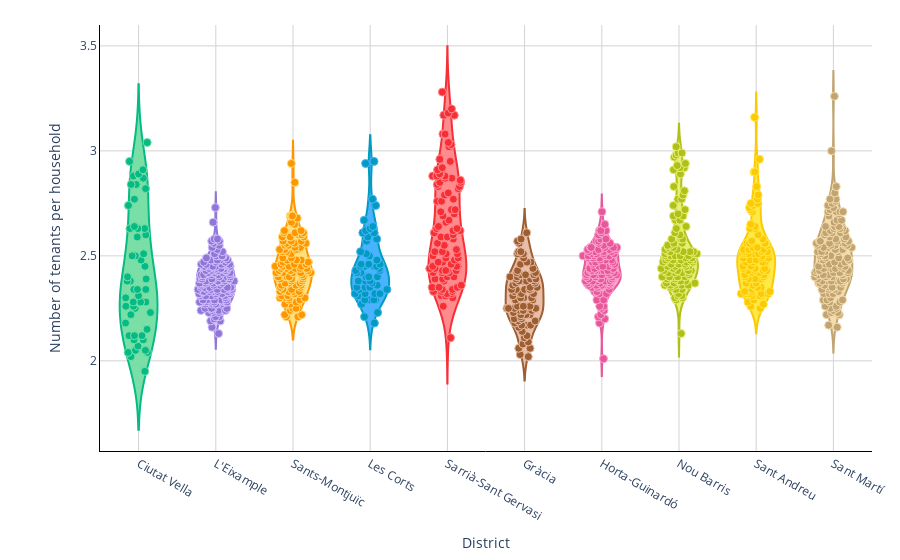

This figure's notebook cell:
### Markdown cell above
### 3.3. Visualizing the average number of tenants per households across districts

We'll apply the same procedure we followed on section 3.3., only this time visualizing the average number of tenants per household, the variable we just calculated in our current data frame.

### Code cell
#create the list of violin objects with different colors

violins = [] #create an empty list

for i, district_name in enumerate(district_names): #loop over all districts
    district_data = df_numtenants.loc[df_numtenants['district_name'] == district_name, 'mean_people_household']

    violin = go.Violin( #defining parameters for the plot
        y=district_data,
        box_visible=False,
        line_color=palcolors[i],
        fillcolor=palcolors_light[i],
        points='all',
        pointpos=0,
        jitter=1,
        marker=dict(color=palcolors[i], size=8, line=dict(color=palcolors_light[i], width=1)),
        hoveron='points',
        name=district_name,
        showlegend=False,
        customdata=np.column_stack(( #choosing the columns to display information when hovering with the mouse on the data points
            df_numtenants.loc[df_numtenants['district_name'] == district_name, 'district_name'],
            df_numtenants.loc[df_numtenants['district_name'] == district_name, 'neighborhood_name'],
            df_numtenants.loc[df_numtenants['district_name'] == district_name, 'census_section'],
            district_data
        )),
        hovertemplate=( #assigning a template to structure and label the aforementioned information
            '<br><b>District: %{customdata[0]}</b></br>'
            '<b>Neighborhood: %{customdata[1]}</b>'
            '<br><b>Census section: %{customdata[2]}</b></br>'
            '<b>People per household: %{customdata[3]}</b><extra></extra>'
        )
    )
    violins.append(violin) #append current violin to the list

#create the figure
fig2 = go.Figure(data=violins, layout=mylayout)

#update my custom layout with some elements specific to this figure
fig2.update_layout(
    xaxis=dict(title='District'),
    yaxis=dict(title='Number of tenants per household'),
    margin=dict(l=100, r=25, b=50, t=25),#customizing margins
    showlegend=False #no legends
)

#show the figure
fig2.show()

### Figure 1 — Plotly figure (JSON) as saved in the notebook; plotly's stock layout.template omitted (floating-point values rounded to 4 significant figures; data arrays with more than 128 entries replaced by an {"elided": "..."} marker saying what was removed)
{"data": [{"box": {"visible": false}, "customdata": {"elided": "54x4 mixed values"}, "fillcolor": "#7ADFA7", "hoveron": "points", "hovertemplate": "<br><b>District: %{customdata[0]}</b></br><b>Neighborhood: %{customdata[1]}</b><br><b>Census section: %{customdata[2]}</b></br><b>People per household: %{customdata[3]}</b><extra></extra>", "jitter": 1, "line": {"color": "#04BB85"}, "marker": {"color": "#04BB85", "line": {"color": "#7ADFA7", "width": 1}, "size": 8}, "name": "Ciutat Vella", "pointpos": 0, "points": "all", "showlegend": false, "type": "violin", "y": [2.12, 2.12, 2.05, 2.22, 2.15, 2.31, 2.45, 2.28, 2.26, 2.5, 2.02, 2.05, 2.34, 2.25, 2.26, 2.23, 2.3, 2.28, 2.28, 2.4, 2.48, 2.39, 2.5, 2.63, 2.91, 2.63, 2.51, 2.6, 2.82, 3.04, 2.63, 2.95, 2.84, 2.59, 2.87, 2.84, 2.74, 2.89, 2.88, 2.77, 2.64, 2.38, 2.18, 2.04, 2.1, 1.95, 2.12, 2.34, 2.38, 2.07, 2.28, 2.04, 2.1, 2.34]}, {"box": {"visible": false}, "customdata": {"elided": "173x4 mixed values"}, "fillcolor": "#D5C2FF", "hoveron": "points", "hovertemplate": "<br><b>District: %{customdata[0]}</b></br><b>Neighborhood: %{customdata[1]}</b><br><b>Census section: %{customdata[2]}</b></br><b>People per household: %{customdata[3]}</b><extra></extra>", "jitter": 1, "line": {"color": "#8F76D7"}, "marker": {"color": "#8F76D7", "line": {"color": "#D5C2FF", "width": 1}, "size": 8}, "name": "L'Eixample", "pointpos": 0, "points": "all", "showlegend": false, "type": "violin", "y": {"elided": "173 float values"}}, {"box": {"visible": false}, "customdata": {"elided": "117x4 mixed values"}, "fillcolor": "#FFE07F", "hoveron": "points", "hovertemplate": "<br><b>District: %{customdata[0]}</b></br><b>Neighborhood: %{customdata[1]}</b><br><b>Census section: %{customdata[2]}</b></br><b>People per household: %{customdata[3]}</b><extra></extra>", "jitter": 1, "line": {"color": "#FF9500"}, "marker": {"color": "#FF9500", "line": {"color": "#FFE07F", "width": 1}, "size": 8}, "name": "Sants-Montjuïc", "pointpos": 0, "points": "all", "showlegend": false, "type": "violin", "y": [2.31, 2.28, 2.4, 2.31, 2.53, 2.44, 2.47, 2.42, 2.36, 2.37, 2.35, 2.42, 2.4, 2.37, 2.38, 2.54, 2.35, 2.4, 2.29, 2.33, 2.46, 2.44, 2.52, 2.21, 2.3, 2.25, 2.33, 2.25, 2.32, 2.33, 2.27, 2.41, 2.48, 2.36, 2.27, 2.3, 2.39, 2.33, 2.44, 2.6, 2.38, 2.42, 2.36, 2.43, 2.57, 2.42, 2.45, 2.53, 2.55, 2.46, 2.55, 2.44, 2.42, 2.4, 2.34, 2.42, 2.32, 2.52, 2.39, 2.24, 2.54, 2.49, 2.3, 2.44, 2.68, 2.45, 2.48, 2.37, 2.48, 2.53, 2.69, 2.51, 2.69, 2.61, 2.49, 2.43, 2.4, 2.59, 2.53, 2.29, 2.53, 2.34, 2.46, 2.22, 2.21, 2.62, 2.56, 2.59, 2.59, 2.56, 2.3, 2.52, 2.25, 2.47, 2.42, 2.4, 2.45, 2.22, 2.43, 2.33, 2.32, 2.57, 2.57, 2.44, 2.6, 2.45, 2.66, 2.61, 2.62, 2.47, 2.61, 2.69, 2.65, 2.94, 2.56, 2.85, 2.39]}, {"box": {"visible": false}, "customdata": {"elided": "57x4 mixed values"}, "fillcolor": "#49B3FF", "hoveron": "points", "hovertemplate": "<br><b>District: %{customdata[0]}</b></br><b>Neighborhood: %{customdata[1]}</b><br><b>Census section: %{customdata[2]}</b></br><b>People per household: %{customdata[3]}</b><extra></extra>", "jitter": 1, "line": {"color": "#019BBF"}, "marker": {"color": "#019BBF", "line": {"color": "#49B3FF", "width": 1}, "size": 8}, "name": "Les Corts", "pointpos": 0, "points": "all", "showlegend": false, "type": "violin", "y": [2.63, 2.44, 2.74, 2.62, 2.59, 2.95, 2.94, 2.45, 2.45, 2.43, 2.31, 2.46, 2.35, 2.32, 2.42, 2.42, 2.45, 2.58, 2.61, 2.46, 2.67, 2.43, 2.46, 2.5, 2.37, 2.32, 2.38, 2.34, 2.35, 2.21, 2.29, 2.48, 2.45, 2.34, 2.4, 2.38, 2.4, 2.4, 2.32, 2.36, 2.61, 2.57, 2.29, 2.18, 2.64, 2.77, 2.32, 2.29, 2.29, 2.23, 2.35, 2.52, 2.35, 2.38, 2.29, 2.51, 2.27]}, {"box": {"visible": false}, "customdata": {"elided": "98x4 mixed values"}, "fillcolor": "#FF8B8F", "hoveron": "points", "hovertemplate": "<br><b>District: %{customdata[0]}</b></br><b>Neighborhood: %{customdata[1]}</b><br><b>Census section: %{customdata[2]}</b></br><b>People per household: %{customdata[3]}</b><extra></extra>", "jitter": 1, "line": {"color": "#F62F36"}, "marker": {"color": "#F62F36", "line": {"color": "#FF8B8F", "width": 1}, "size": 8}, "name": "Sarrià-Sant Gervasi", "pointpos": 0, "points": "all", "showlegend": false, "type": "violin", "y": [2.89, 2.43, 2.77, 2.95, 2.96, 2.88, 2.89, 2.43, 2.71, 2.62, 2.39, 2.72, 2.11, 2.47, 2.52, 2.3, 2.47, 2.49, 2.44, 2.26, 2.49, 2.45, 2.35, 2.46, 2.31, 2.48, 2.35, 2.42, 2.76, 2.76, 2.69, 3.08, 2.92, 2.8, 2.63, 2.62, 2.86, 2.59, 2.32, 2.87, 2.4, 2.42, 2.45, 2.38, 2.52, 2.83, 2.67, 2.82, 2.66, 3.28, 3.18, 3.17, 2.83, 2.85, 2.64, 2.63, 2.55, 2.43, 2.5, 2.6, 2.7, 2.58, 2.87, 2.51, 2.85, 2.84, 2.91, 2.88, 2.32, 2.43, 2.34, 2.34, 2.4, 2.36, 2.31, 2.35, 2.56, 2.53, 2.33, 2.44, 2.72, 2.33, 2.61, 2.45, 2.33, 2.51, 2.39, 2.42, 2.59, 2.79, 2.52, 2.88, 3.08, 3.04, 3.02, 3.03, 3.2, 3.17]}, {"box": {"visible": false}, "customdata": {"elided": "87x4 mixed values"}, "fillcolor": "#E9BEA8", "hoveron": "points", "hovertemplate": "<br><b>District: %{customdata[0]}</b></br><b>Neighborhood: %{customdata[1]}</b><br><b>Census section: %{customdata[2]}</b></br><b>People per household: %{customdata[3]}</b><extra></extra>", "jitter": 1, "line": {"color": "#9D5E31"}, "marker": {"color": "#9D5E31", "line": {"color": "#E9BEA8", "width": 1}, "size": 8}, "name": "Gràcia", "pointpos": 0, "points": "all", "showlegend": false, "type": "violin", "y": [2.43, 2.26, 2.39, 2.34, 2.51, 2.44, 2.37, 2.61, 2.56, 2.52, 2.57, 2.35, 2.38, 2.17, 2.17, 2.3, 2.3, 2.25, 2.47, 2.32, 2.3, 2.47, 2.51, 2.41, 2.29, 2.2, 2.19, 2.31, 2.25, 2.39, 2.33, 2.24, 2.32, 2.37, 2.34, 2.38, 2.42, 2.52, 2.36, 2.41, 2.4, 2.34, 2.38, 2.25, 2.49, 2.42, 2.58, 2.41, 2.38, 2.22, 2.41, 2.32, 2.18, 2.22, 2.08, 2.34, 2.12, 2.24, 2.39, 2.34, 2.46, 2.23, 2.11, 2.4, 2.35, 2.26, 2.25, 2.26, 2.14, 2.25, 2.03, 2.21, 2.29, 2.19, 2.22, 2.17, 2.24, 2.2, 2.26, 2.06, 2.02, 2.09, 2.06, 2.26, 2.22, 2.24, 2.16]}, {"box": {"visible": false}, "customdata": {"elided": "123x4 mixed values"}, "fillcolor": "#FFA4D3", "hoveron": "points", "hovertemplate": "<br><b>District: %{customdata[0]}</b></br><b>Neighborhood: %{customdata[1]}</b><br><b>Census section: %{customdata[2]}</b></br><b>People per household: %{customdata[3]}</b><extra></extra>", "jitter": 1, "line": {"color": "#E65898"}, "marker": {"color": "#E65898", "line": {"color": "#FFA4D3", "width": 1}, "size": 8}, "name": "Horta-Guinardó", "pointpos": 0, "points": "all", "showlegend": false, "type": "violin", "y": [2.43, 2.5, 2.51, 2.35, 2.25, 2.41, 2.32, 2.52, 2.36, 2.36, 2.5, 2.51, 2.49, 2.26, 2.54, 2.37, 2.55, 2.43, 2.4, 2.37, 2.46, 2.4, 2.46, 2.5, 2.47, 2.43, 2.38, 2.41, 2.41, 2.38, 2.33, 2.36, 2.43, 2.65, 2.39, 2.44, 2.41, 2.38, 2.01, 2.47, 2.36, 2.2, 2.37, 2.38, 2.58, 2.26, 2.51, 2.18, 2.29, 2.45, 2.22, 2.53, 2.6, 2.36, 2.54, 2.44, 2.4, 2.39, 2.52, 2.49, 2.54, 2.57, 2.53, 2.54, 2.48, 2.71, 2.5, 2.62, 2.53, 2.54, 2.39, 2.47, 2.61, 2.54, 2.53, 2.51, 2.48, 2.62, 2.62, 2.43, 2.36, 2.38, 2.49, 2.43, 2.5, 2.49, 2.5, 2.34, 2.43, 2.35, 2.42, 2.21, 2.29, 2.24, 2.38, 2.41, 2.4, 2.33, 2.42, 2.37, 2.36, 2.39, 2.45, 2.45, 2.53, 2.46, 2.56, 2.58, 2.48, 2.52, 2.41, 2.52, 2.41, 2.39, 2.42, 2.5, 2.44, 2.35, 2.57, 2.56, 2.41, 2.32, 2.37]}, {"box": {"visible": false}, "customdata": {"elided": "117x4 mixed values"}, "fillcolor": "#E5F075", "hoveron": "points", "hovertemplate": "<br><b>District: %{customdata[0]}</b></br><b>Neighborhood: %{customdata[1]}</b><br><b>Census section: %{customdata[2]}</b></br><b>People per household: %{customdata[3]}</b><extra></extra>", "jitter": 1, "line": {"color": "#B1C019"}, "marker": {"color": "#B1C019", "line": {"color": "#E5F075", "width": 1}, "size": 8}, "name": "Nou Barris", "pointpos": 0, "points": "all", "showlegend": false, "type": "violin", "y": [2.4, 2.3, 2.36, 2.36, 2.47, 2.36, 2.55, 2.98, 3.02, 2.99, 2.92, 2.99, 2.89, 2.38, 2.43, 2.58, 2.42, 2.36, 2.37, 2.5, 2.37, 2.4, 2.31, 2.61, 2.43, 2.52, 2.5, 2.4, 2.13, 2.46, 2.45, 2.93, 2.94, 2.79, 2.48, 2.37, 2.54, 2.31, 2.47, 2.58, 2.77, 2.43, 2.35, 2.34, 2.4, 2.48, 2.39, 2.55, 2.51, 2.45, 2.52, 2.45, 2.58, 2.34, 2.38, 2.52, 2.45, 2.4, 2.42, 2.44, 2.53, 2.56, 2.42, 2.51, 2.97, 2.43, 2.29, 2.48, 2.69, 2.32, 2.7, 2.48, 2.6, 2.4, 2.47, 2.3, 2.48, 2.36, 2.47, 2.39, 2.37, 2.48, 2.52, 2.46, 2.52, 2.5, 2.41, 2.5, 2.49, 2.44, 2.51, 2.49, 2.46, 2.38, 2.42, 2.63, 2.53, 2.54, 2.56, 2.43, 2.49, 2.44, 2.5, 2.43, 2.64, 2.83, 2.53, 2.91, 2.81, 2.74, 2.92, 2.77, 2.69, 2.72, 2.67, 2.42, 2.67]}, {"box": {"visible": false}, "customdata": {"elided": "95x4 mixed values"}, "fillcolor": "#FFE947", "hoveron": "points", "hovertemplate": "<br><b>District: %{customdata[0]}</b></br><b>Neighborhood: %{customdata[1]}</b><br><b>Census section: %{customdata[2]}</b></br><b>People per household: %{customdata[3]}</b><extra></extra>", "jitter": 1, "line": {"color": "#FDC903"}, "marker": {"color": "#FDC903", "line": {"color": "#FFE947", "width": 1}, "size": 8}, "name": "Sant Andreu", "pointpos": 0, "points": "all", "showlegend": false, "type": "violin", "y": [2.71, 2.56, 2.42, 2.45, 2.52, 2.48, 2.49, 2.31, 2.32, 2.47, 2.58, 2.55, 2.39, 2.47, 2.53, 2.51, 2.51, 2.52, 2.72, 2.4, 2.43, 2.49, 2.57, 2.33, 2.26, 2.45, 2.45, 2.74, 2.37, 2.44, 2.54, 2.56, 2.33, 2.32, 2.41, 2.48, 2.63, 2.5, 2.32, 2.51, 2.31, 2.25, 2.28, 2.35, 2.35, 2.35, 2.32, 2.32, 2.63, 2.34, 2.27, 2.42, 2.31, 2.41, 2.96, 2.75, 2.47, 2.65, 2.77, 2.73, 2.6, 2.4, 2.64, 2.29, 2.31, 2.51, 2.44, 2.49, 2.43, 2.52, 2.79, 2.43, 2.54, 2.52, 2.43, 2.39, 2.47, 2.39, 2.37, 2.56, 2.56, 2.33, 2.53, 2.44, 2.33, 2.36, 2.53, 2.39, 2.51, 2.51, 3.16, 2.9, 2.9, 2.83, 2.75]}, {"box": {"visible": false}, "customdata": {"elided": "147x4 mixed values"}, "fillcolor": "#F4DDAD", "hoveron": "points", "hovertemplate": "<br><b>District: %{customdata[0]}</b></br><b>Neighborhood: %{customdata[1]}</b><br><b>Census section: %{customdata[2]}</b></br><b>People per household: %{customdata[3]}</b><extra></extra>", "jitter": 1, "line": {"color": "#C1A471"}, "marker": {"color": "#C1A471", "line": {"color": "#F4DDAD", "width": 1}, "size": 8}, "name": "Sant Martí", "pointpos": 0, "points": "all", "showlegend": false, "type": "violin", "y": {"elided": "147 float values"}}], "layout": {"margin": {"b": 50, "l": 100, "r": 25, "t": 25}, "paper_bgcolor": "white", "plot_bgcolor": "white", "showlegend": false, "xaxis": {"gridcolor": "lightgrey", "linecolor": "black", "title": {"text": "District"}}, "yaxis": {"gridcolor": "lightgrey", "linecolor": "black", "title": {"text": "Number of tenants per household"}}}}
